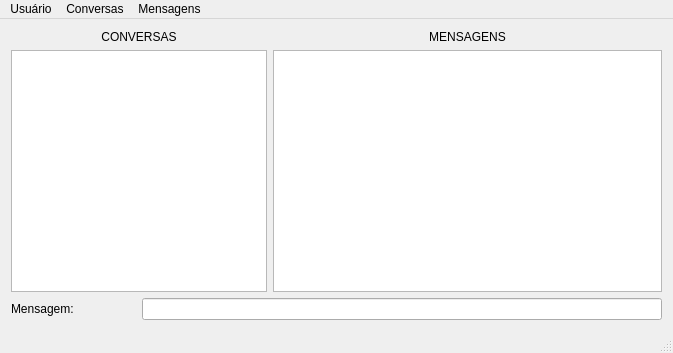
<?xml version="1.0" encoding="UTF-8"?>
<ui version="4.0">
 <class>WhatsProgMain</class>
 <widget class="QMainWindow" name="WhatsProgMain">
  <property name="geometry">
   <rect>
    <x>0</x>
    <y>0</y>
    <width>673</width>
    <height>353</height>
   </rect>
  </property>
  <property name="windowTitle">
   <string>WhatsProg</string>
  </property>
  <property name="windowIcon">
   <iconset>
    <normaloff>whatsprog_icon.png</normaloff>whatsprog_icon.png</iconset>
  </property>
  <widget class="QWidget" name="centralWidget">
   <layout class="QGridLayout" name="gridLayout">
    <item row="0" column="0" colspan="2">
     <layout class="QVBoxLayout" name="verticalLayout">
      <property name="spacing">
       <number>6</number>
      </property>
      <item>
       <widget class="QLabel" name="labelConversas">
        <property name="text">
         <string>CONVERSAS</string>
        </property>
        <property name="alignment">
         <set>Qt::AlignCenter</set>
        </property>
       </widget>
      </item>
      <item>
       <widget class="QTableView" name="tableViewConversas"/>
      </item>
     </layout>
    </item>
    <item row="0" column="2">
     <layout class="QVBoxLayout" name="verticalLayout_2">
      <item>
       <widget class="QLabel" name="labelMensagens">
        <property name="text">
         <string>MENSAGENS</string>
        </property>
        <property name="alignment">
         <set>Qt::AlignCenter</set>
        </property>
       </widget>
      </item>
      <item>
       <widget class="QTableView" name="tableViewMensagens"/>
      </item>
     </layout>
    </item>
    <item row="1" column="0">
     <widget class="QLabel" name="labelMensagem">
      <property name="text">
       <string>Mensagem:</string>
      </property>
     </widget>
    </item>
    <item row="1" column="1" colspan="2">
     <widget class="QLineEdit" name="lineEditMensagem"/>
    </item>
   </layout>
   <zorder>labelMensagem</zorder>
   <zorder>lineEditMensagem</zorder>
   <zorder></zorder>
  </widget>
  <widget class="QMenuBar" name="menuBar">
   <property name="geometry">
    <rect>
     <x>0</x>
     <y>0</y>
     <width>673</width>
     <height>21</height>
    </rect>
   </property>
   <widget class="QMenu" name="menuUsu_rio">
    <property name="title">
     <string>Usuário</string>
    </property>
    <addaction name="actionNovo"/>
    <addaction name="actionConectar"/>
    <addaction name="actionDesconectar"/>
    <addaction name="separator"/>
    <addaction name="actionSair"/>
   </widget>
   <widget class="QMenu" name="menuConversa">
    <property name="title">
     <string>Conversas</string>
    </property>
    <addaction name="actionNova_conversa"/>
    <addaction name="actionRemover_conversa"/>
   </widget>
   <widget class="QMenu" name="menuMensagens">
    <property name="title">
     <string>Mensagens</string>
    </property>
    <addaction name="actionApagar_mensagens"/>
   </widget>
   <addaction name="menuUsu_rio"/>
   <addaction name="menuConversa"/>
   <addaction name="menuMensagens"/>
  </widget>
  <widget class="QStatusBar" name="statusBar"/>
  <action name="actionNovo">
   <property name="text">
    <string>Novo ...</string>
   </property>
  </action>
  <action name="actionConectar">
   <property name="text">
    <string>Conectar ...</string>
   </property>
  </action>
  <action name="actionDesconectar">
   <property name="text">
    <string>Desconectar</string>
   </property>
  </action>
  <action name="actionTrocar_senha">
   <property name="text">
    <string>Trocar senha ...</string>
   </property>
  </action>
  <action name="actionSair">
   <property name="text">
    <string>Sair</string>
   </property>
  </action>
  <action name="actionNova_conversa">
   <property name="text">
    <string>Nova conversa ...</string>
   </property>
  </action>
  <action name="actionRemover_conversa">
   <property name="text">
    <string>Remover conversa</string>
   </property>
  </action>
  <action name="actionApagar_mensagens">
   <property name="text">
    <string>Apagar mensagens</string>
   </property>
  </action>
 </widget>
 <layoutdefault spacing="6" margin="11"/>
 <resources/>
 <connections/>
</ui>
